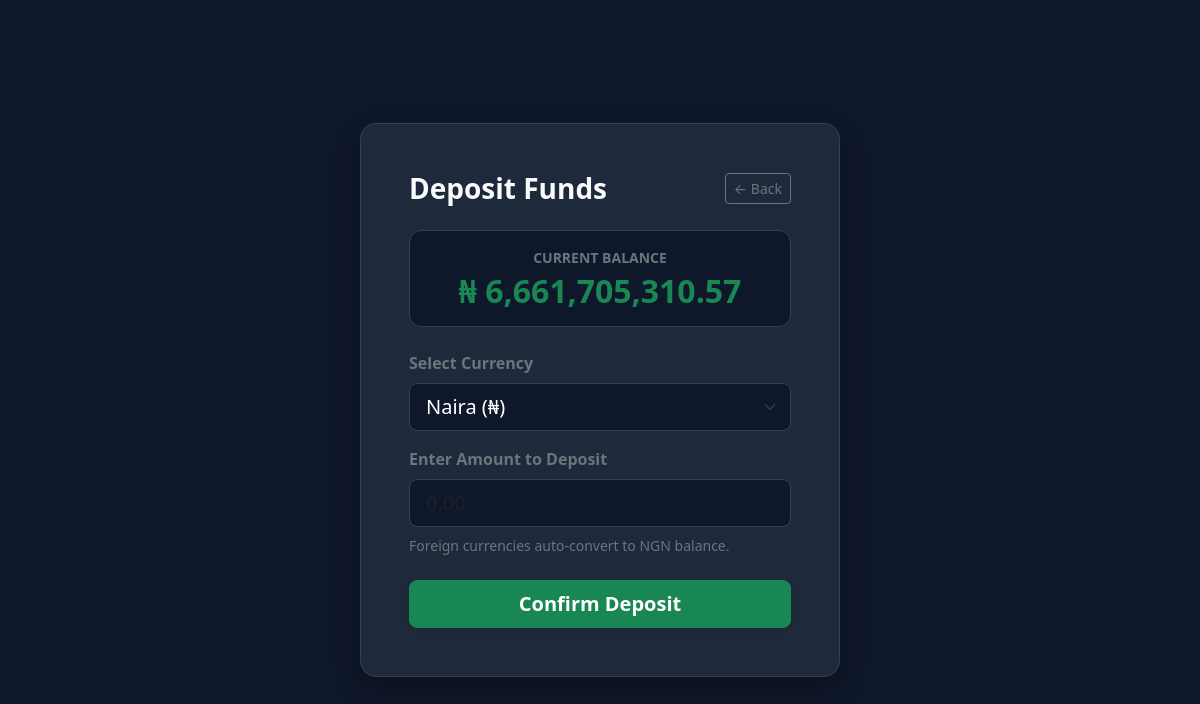
The page /deposit (signed in) on the database as committed earlier.
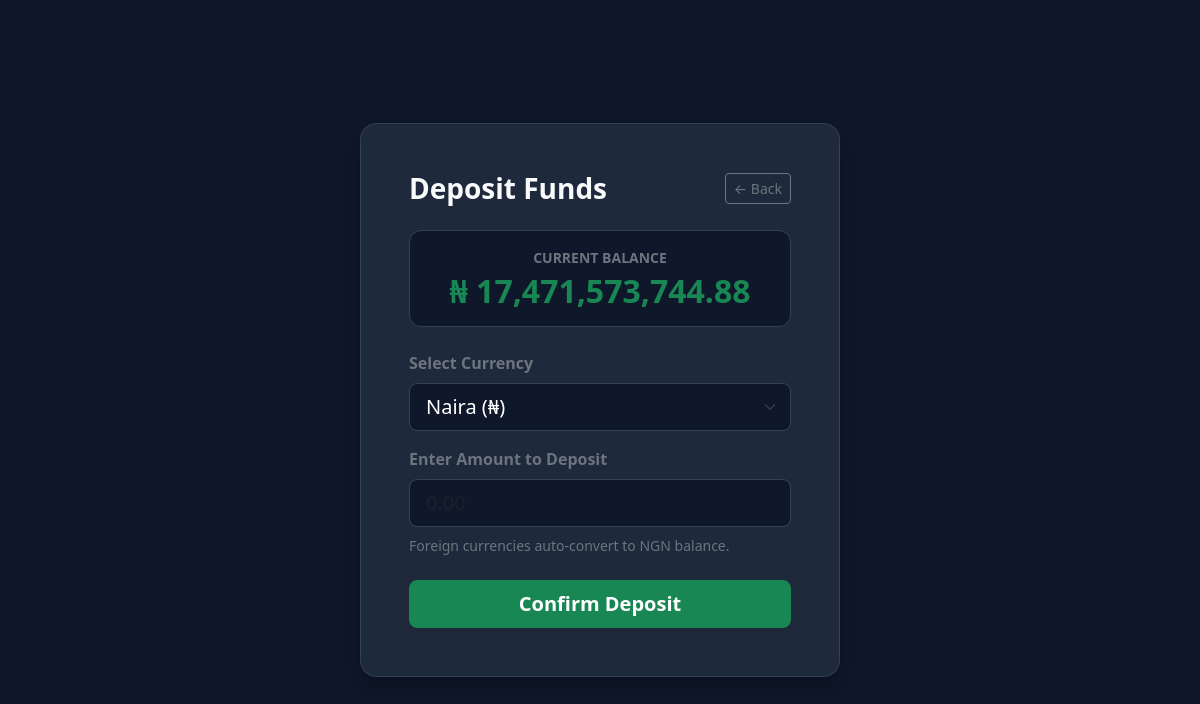
The same page on the database as committed later.
### tables this page shows
CREATE TABLE Users(
        UserID INTEGER PRIMARY KEY,
        Username TEXT,
        Password TEXT
    , Balance REAL DEFAULT 20000, Dollar_Balance INTEGER);

### GUI/app.py (the view, shortened to what this page needs)
@app.route('/deposit', methods = ['GET', 'POST'])
def deposit():
    conn = sql.connect('database.db')
    cur = conn.cursor()
    if 'username' not in session:
        return redirect(url_for('login'))
    username = session.get('username')
    conn = sql.connect('database.db')
    cur = conn.cursor()
    cur.execute("""
            SELECT Balance
            FROM Users
            WHERE Username = ?
            """, (username, ))
    row = cur.fetchone()
    user_balance = row[0]
    conn.close()
    return  render_template('deposit.html', balance = user_balance)

### GUI/app.py (called while the page is built)
@app.context_processor
def inject_exchange_rates():
    return {
        'USD_RATE': round(USD_RATE, 2),
        'CNY_RATE': round(CNY_RATE, 2),
        'CND_RATE': round(CND_RATE, 2)
    }

### GUI/templates/deposit.html (shortened to what this page needs)
<!DOCTYPE html>
<html lang="en">
<head>
    <link rel="stylesheet" href="{{ url_for('static', filename='bootstrap-5.3.8-dist/css/bootstrap.min.css') }}" />
</head>
<body>
    <div class="container p-3">
        <div class="deposit-card p-4 p-md-5 mx-auto">
            <div class="d-flex justify-content-between align-items-center mb-4">
                <h3 class="fw-bold mb-0">Deposit Funds</h3>
                <a href="{{ url_for('dashboard') }}" class="btn btn-outline-secondary btn-sm">← Back</a>
            </div>
            <div class="balance-badge p-3 mb-4 text-center">
                <span class="text-secondary small text-uppercase fw-bold d-block mb-1">Current Balance</span>
                <h2 class="text-success fw-bold mb-0 text-break">₦ {{ "{:,.2f}".format(balance) }}</h2>
            </div>
            <form action="{{ url_for('deposit') }}" method="POST">
                <div class="mb-3">
                    <label for="currency" class="form-label text-secondary fw-semibold">Select Currency</label>
                    <select name="currency" id="currency" class="form-select form-select-lg" required>
                        <option value="NGN" selected>Naira (₦)</option>
                    </select>
                </div>
                <div class="mb-4">
                    <label for="amount" class="form-label text-secondary fw-semibold">Enter Amount to Deposit</label>
                    <div class="input-group">
                        <input
                            type="number"
                            step="0.01"
                            min="1"
                            class="form-control form-control-lg"
                            id="amount"
                            name="amount"
                            placeholder="0.00"
                            required
                            autofocus
                        >
                    </div>
                    <div class="form-text text-secondary mt-2">Foreign currencies auto-convert to NGN balance.</div>
                </div>
                <button type="submit" class="btn btn-success btn-lg w-100 fw-bold shadow-sm">
                    Confirm Deposit
                </button>
            </form>
        </div>
    </div>
</body>
</html>

Rows that differ between the two databases and show on the page:
changed Users: Balance "6,661,705,310.57" → "17,471,573,744.88"
